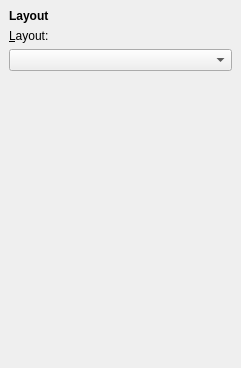
<ui version="4.0" >
 <class>Form</class>
 <widget class="QWidget" name="Form" >
  <property name="geometry" >
   <rect>
    <x>0</x>
    <y>0</y>
    <width>241</width>
    <height>368</height>
   </rect>
  </property>
  <property name="windowTitle" >
   <string>Form</string>
  </property>
  <layout class="QVBoxLayout" >
   <property name="margin" >
    <number>9</number>
   </property>
   <property name="spacing" >
    <number>6</number>
   </property>
   <item>
    <widget class="QLabel" name="label_9" >
     <property name="text" >
      <string>&lt;b>Layout&lt;/b></string>
     </property>
    </widget>
   </item>
   <item>
    <widget class="QLabel" name="label" >
     <property name="sizePolicy" >
      <sizepolicy>
       <hsizetype>4</hsizetype>
       <vsizetype>5</vsizetype>
       <horstretch>0</horstretch>
       <verstretch>0</verstretch>
      </sizepolicy>
     </property>
     <property name="text" >
      <string>&amp;Layout:</string>
     </property>
     <property name="buddy" >
      <cstring>layout</cstring>
     </property>
    </widget>
   </item>
   <item>
    <widget class="QComboBox" name="layout" />
   </item>
   <item>
    <spacer>
     <property name="orientation" >
      <enum>Qt::Vertical</enum>
     </property>
     <property name="sizeHint" >
      <size>
       <width>180</width>
       <height>241</height>
      </size>
     </property>
    </spacer>
   </item>
  </layout>
 </widget>
 <resources/>
 <connections/>
</ui>
